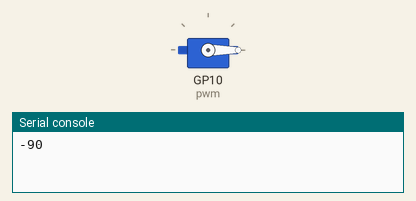
Recording of a program running on a simulated Raspberry Pi Pico running MicroPython. Parts: servo, the last lines printed to the serial console. Servo angles are drawn from the pulse width (0.5 ms = 0°, 2.5 ms = 180°). At 18.0 s the program stops and its outputs stay as they are.

Above: at 0.05 s.
At 3.0 s:
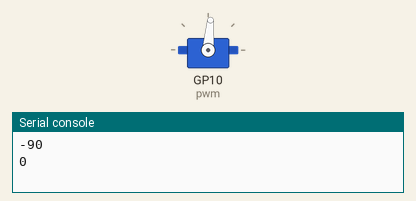
At 6.0 s:
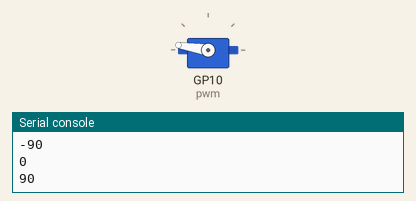
Timing chart, 0 to 7.8 s (numbered marks = the images above):
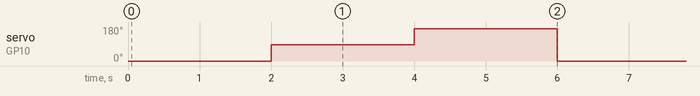

The program:

servotest.py
```python
import machine
import time
from machine import PWM

# GP10をPWMとして使います
pwm  = PWM(machine.Pin(10, machine.Pin.OUT))

# サーボが動作可能な範囲です
ANGLE_RANGE = 180
# サーボに指定するPWMの時間の範囲です
TIME_RANGE  = 1.9
# サーボに指定できる最小の時間です
MIN_TIME    = 0.5
# サーボのPWMの周期時間です
CYCLE_TIME  = 20.0

#
#  角度⇒PWM信号に変換する関数です
#
def moveServo(pwm, angle ):

    # 入力角度のチェックです。±90以外はエラーにします
    if  angle < -90  or angle > 90 :
        return False

    # 指定角度を、0～180の表現に変えます
    angle = angle + 90

    # 指定角度を、全体(180度)中の割合に変換します
    percent =  angle  / ANGLE_RANGE

    # 割合を時間の範囲に適応して、指定角度を動かす時間を計算します
    addTime = TIME_RANGE * percent

    # 時間範囲は0.5から始まるので0.5に指定角度の時間を足します
    time = MIN_TIME + addTime

    # 指定角度の時間を、20msecの周期中の割合(%)に変換します
    ratio = time / CYCLE_TIME

    # 16bit(0~65535)の値(整数)に変換します。
    ratio = (int)(65535 *  ratio)

    # 動作実行します
    pwm.duty_u16(ratio)

    return True

#
#  メイン処理
#

#周期を1秒間に50回(50Hz)に設定します
pwm.freq(50)

# -90度、0度,90度に3回動かします。
for i in range(3):

    # -90度
    moveServo(pwm,-90 )
    print("-90")
    time.sleep(2)

    # 0度
    moveServo(pwm, 0)
    print("0")
    time.sleep(2)

    # 90度
    moveServo(pwm, 90)
    print("90")
    time.sleep(2)
        
```

Measured:
- by itself, servo on GP10 (pwm): repeats every 6.0 s: 171° 2.0 s, 0° 2.0 s, 85° 2.0 s
